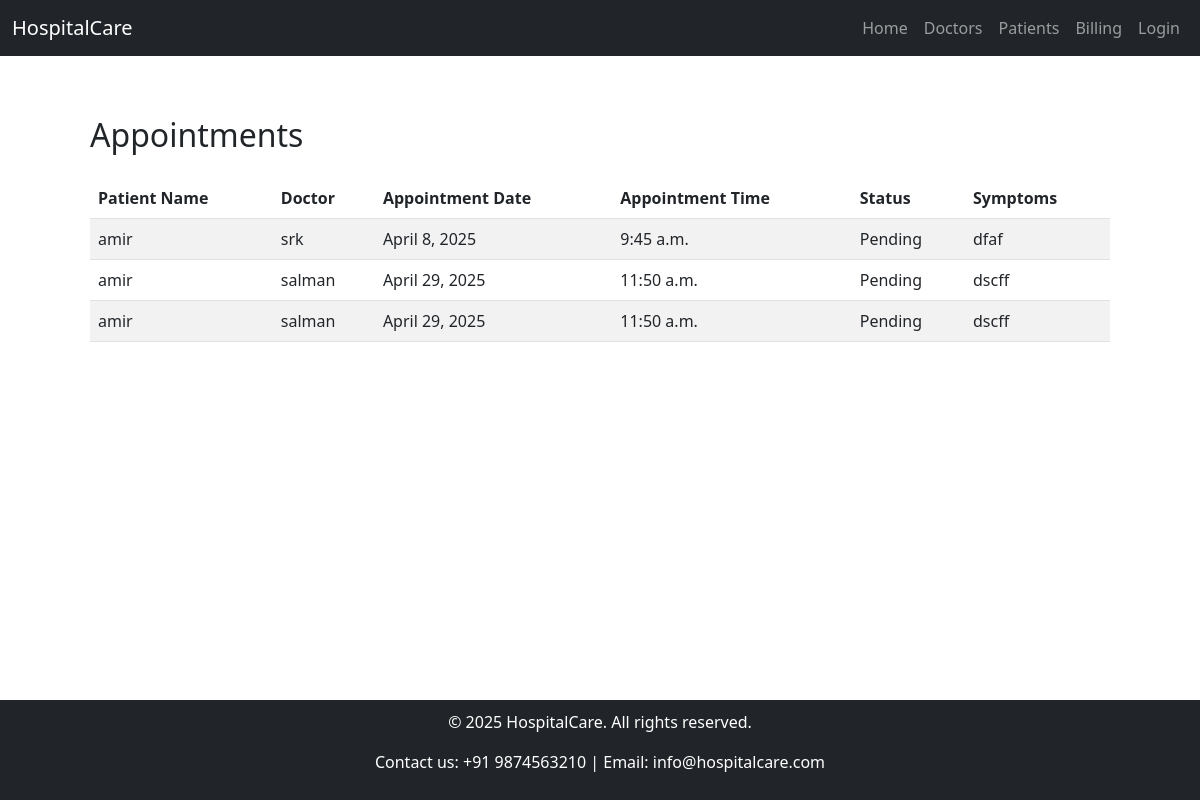
/hospital/view_appointments/ (signed in), run on the app's committed database.
### hospital/models.py (models this page shows, shortened)
class Appointment(models.Model):
    STATUS_CHOICES = [
        ('Pending', 'Pending'),
        ('Confirmed', 'Confirmed'),
        ('Cancelled', 'Cancelled'),
    ]
    patient = models.ForeignKey(Patient, on_delete=models.CASCADE)
    doctor = models.ForeignKey(Doctor, on_delete=models.CASCADE)
    appointment_date = models.DateField(default=now)
    appointment_time = models.TimeField()
    status = models.CharField(max_length=10, choices=STATUS_CHOICES, default='Pending')
    symptoms = models.TextField(blank=True)

### accounts/models.py (models this page shows, shortened)
class Patient(models.Model):
    first_name = models.CharField(max_length=100)
    last_name = models.CharField(max_length=100)
    email = models.EmailField()
    user = models.OneToOneField(User, on_delete=models.CASCADE)
    age = models.PositiveIntegerField()
    address = models.TextField()
    contact_number = models.CharField(max_length=15)
    date_registered = models.DateTimeField(auto_now_add=True)

class Doctor(models.Model):
    first_name = models.CharField(max_length=100)
    last_name = models.CharField(max_length=100)
    email = models.EmailField()
    user = models.OneToOneField(User, on_delete=models.CASCADE)
    specialization = models.CharField(max_length=100)
    contact_number = models.CharField(max_length=15)
    experience_years = models.PositiveIntegerField()
    available_days = models.CharField(max_length=100, help_text="E.g., Mon, Wed, Fri")

### hospital/views.py (the view)
# urls.py: path('view_appointments/', views.view_appointments, name='view_appointments'),
@login_required
def view_appointments(request):
    if hasattr(request.user, 'admin'):
        appointments = Appointment.objects.all()
        return render(request, 'doctor/view_appointments.html', {'appointments': appointments})
    else:
        messages.error(request, "Access denied. You are not authorized to view this page.")
        return redirect('login')

### hospital/templates/doctor/view_appointments.html
{% extends 'base.html' %}
{% block content %}
    <div class="container mt-4 p-5">
        <h2 class="mb-4">Appointments</h2>
        {% if appointments %}
            <table class="table table-striped">
                <thead>
                    <tr>
                        <th>Patient Name</th>
                        <th>Doctor</th>
                        <th>Appointment Date</th>
                        <th>Appointment Time</th>
                        <th>Status</th>
                        <th>Symptoms</th>
                    </tr>
                </thead>
                <tbody>
                    {% for appointment in appointments %}
                        <tr>
                            <td>{{ appointment.patient.user.username }}</td>
                            <td>{{ appointment.doctor.user.username }}</td>
                            <td>{{ appointment.appointment_date }}</td>
                            <td>{{ appointment.appointment_time }}</td>
                            <td>{{ appointment.status }}</td>
                            <td>{{ appointment.symptoms }}</td>
                        </tr>
                    {% endfor %}
                </tbody>
            </table>
        {% else %}
            <p>No appointments available.</p>
        {% endif %}
    </div>
{% endblock %}

### templates/base.html (shortened to what this page needs)
<!DOCTYPE html>
<html lang="en">
<head>
    <link href="https://cdn.jsdelivr.net/npm/bootstrap@5.3.0-alpha1/dist/css/bootstrap.min.css" rel="stylesheet">
</head>
<body>
    <nav class="navbar navbar-expand-lg navbar-dark bg-dark fixed-top">
        <div class="container-fluid">
            <a class="navbar-brand" href="#">HospitalCare</a>
            <div class="collapse navbar-collapse" id="navbarNav">
                <ul class="navbar-nav ms-auto">
                    <li class="nav-item">
                        <a class="nav-link" href="{% url 'dashboard' %}">Home</a>
                    </li>
                    <li class="nav-item">
                        <a class="nav-link" href="#">Doctors</a>
                    </li>
                    <li class="nav-item">
                        <a class="nav-link" href="#">Patients</a>
                    </li>
                    <li class="nav-item">
                        <a class="nav-link" href="#">Billing</a>
                    </li>
                    <li class="nav-item">
                        <a class="nav-link" href="{% url 'login' %}">Login</a>
                    </li>
                </ul>
            </div>
        </div>
    </nav>
    <main class="container mt-4">
        {% block content %}{% endblock %}
    </main>
    <footer class="fixed-bottom">
        <p>&copy; 2025 HospitalCare. All rights reserved.</p>
        <p>Contact us: +91 9874563210 | Email: info@hospitalcare.com</p>
    </footer>
</body>
</html>

### templates/base.html (style rules this page uses)
body { display: flex; flex-direction: column; min-height: 100vh; }
main { flex: 1; overflow-y: auto; padding-top: 20px; padding-bottom: 115px; }
footer { width: 100%; background-color: #212529; color: white; text-align: center; padding: 10px 0; }

### data on the page
Appointment: patient.user.username "amir", doctor.user.username "srk", appointment_date "April 8, 2025", appointment_time "9:45 a.m.", status "Pending", symptoms "dfaf"
Appointment: patient.user.username "amir", doctor.user.username "salman", appointment_date "April 29, 2025", appointment_time "11:50 a.m.", status "Pending", symptoms "dscff"
Appointment: patient.user.username "amir", doctor.user.username "salman", appointment_date "April 29, 2025", appointment_time "11:50 a.m.", status "Pending", symptoms "dscff"
